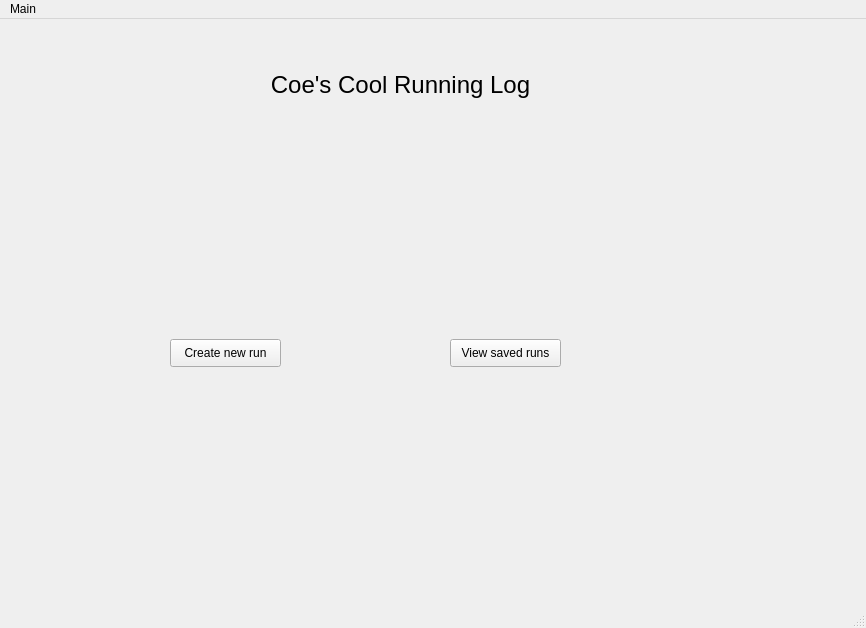
<?xml version="1.0" encoding="UTF-8"?>
<ui version="4.0">
 <class>MainWindow</class>
 <widget class="QMainWindow" name="MainWindow">
  <property name="geometry">
   <rect>
    <x>0</x>
    <y>0</y>
    <width>866</width>
    <height>628</height>
   </rect>
  </property>
  <property name="windowTitle">
   <string>Home</string>
  </property>
  <widget class="QWidget" name="centralwidget">
   <widget class="QLabel" name="label">
    <property name="geometry">
     <rect>
      <x>230</x>
      <y>30</y>
      <width>341</width>
      <height>71</height>
     </rect>
    </property>
    <property name="font">
     <font>
      <pointsize>18</pointsize>
     </font>
    </property>
    <property name="text">
     <string>Coe's Cool Running Log</string>
    </property>
    <property name="alignment">
     <set>Qt::AlignCenter</set>
    </property>
   </widget>
   <widget class="QPushButton" name="pushButton_2">
    <property name="geometry">
     <rect>
      <x>450</x>
      <y>320</y>
      <width>111</width>
      <height>28</height>
     </rect>
    </property>
    <property name="text">
     <string>View saved runs</string>
    </property>
   </widget>
   <widget class="QPushButton" name="pushButton_3">
    <property name="geometry">
     <rect>
      <x>170</x>
      <y>320</y>
      <width>111</width>
      <height>28</height>
     </rect>
    </property>
    <property name="text">
     <string>Create new run</string>
    </property>
   </widget>
  </widget>
  <widget class="QMenuBar" name="menubar">
   <property name="geometry">
    <rect>
     <x>0</x>
     <y>0</y>
     <width>866</width>
     <height>26</height>
    </rect>
   </property>
   <widget class="QMenu" name="menuMain">
    <property name="title">
     <string>Main</string>
    </property>
   </widget>
   <addaction name="menuMain"/>
  </widget>
  <widget class="QStatusBar" name="statusbar"/>
 </widget>
 <resources/>
 <connections/>
</ui>
